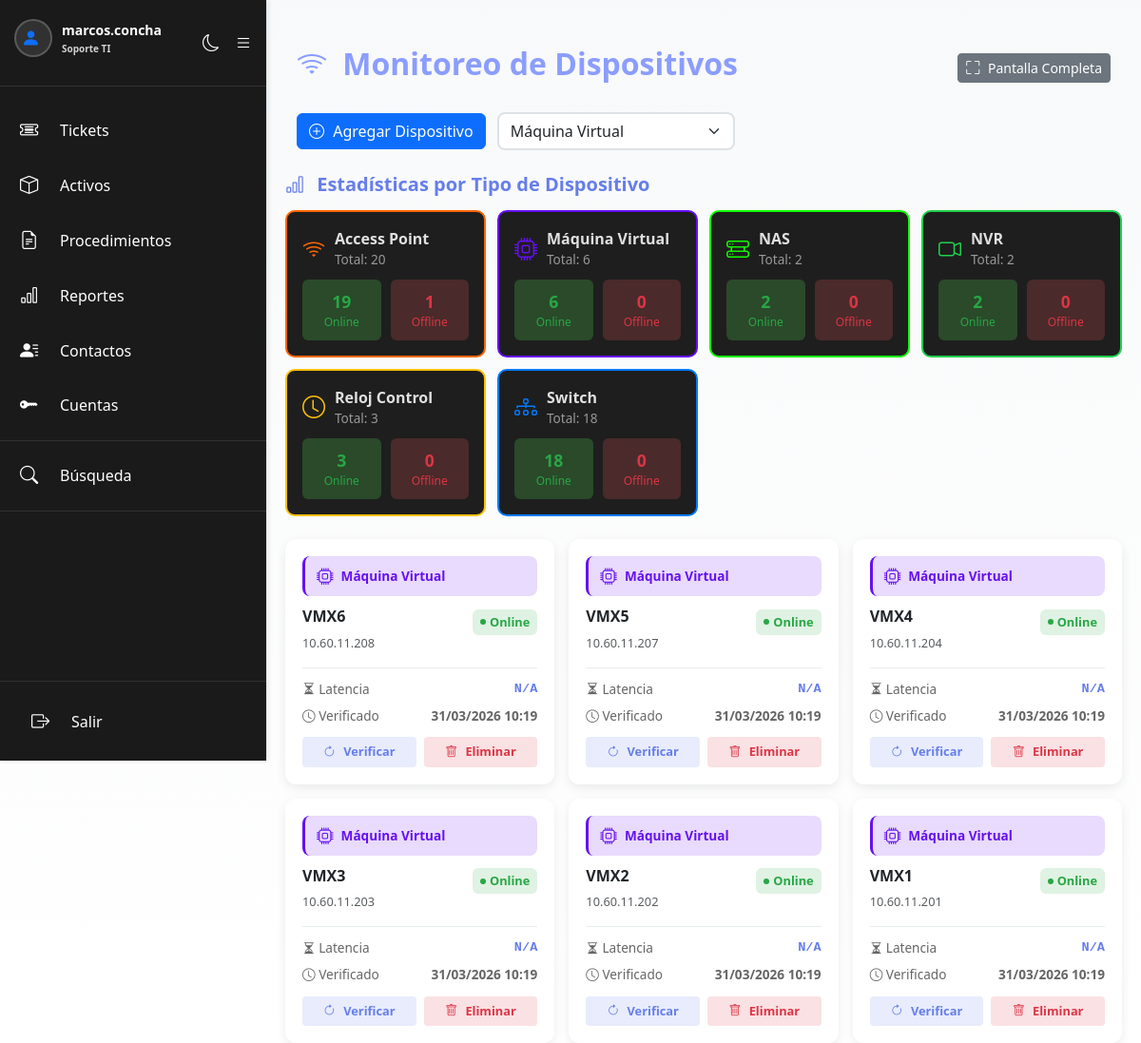
The app's page /monitoreo.php?tipo=5 (signed in), older data.
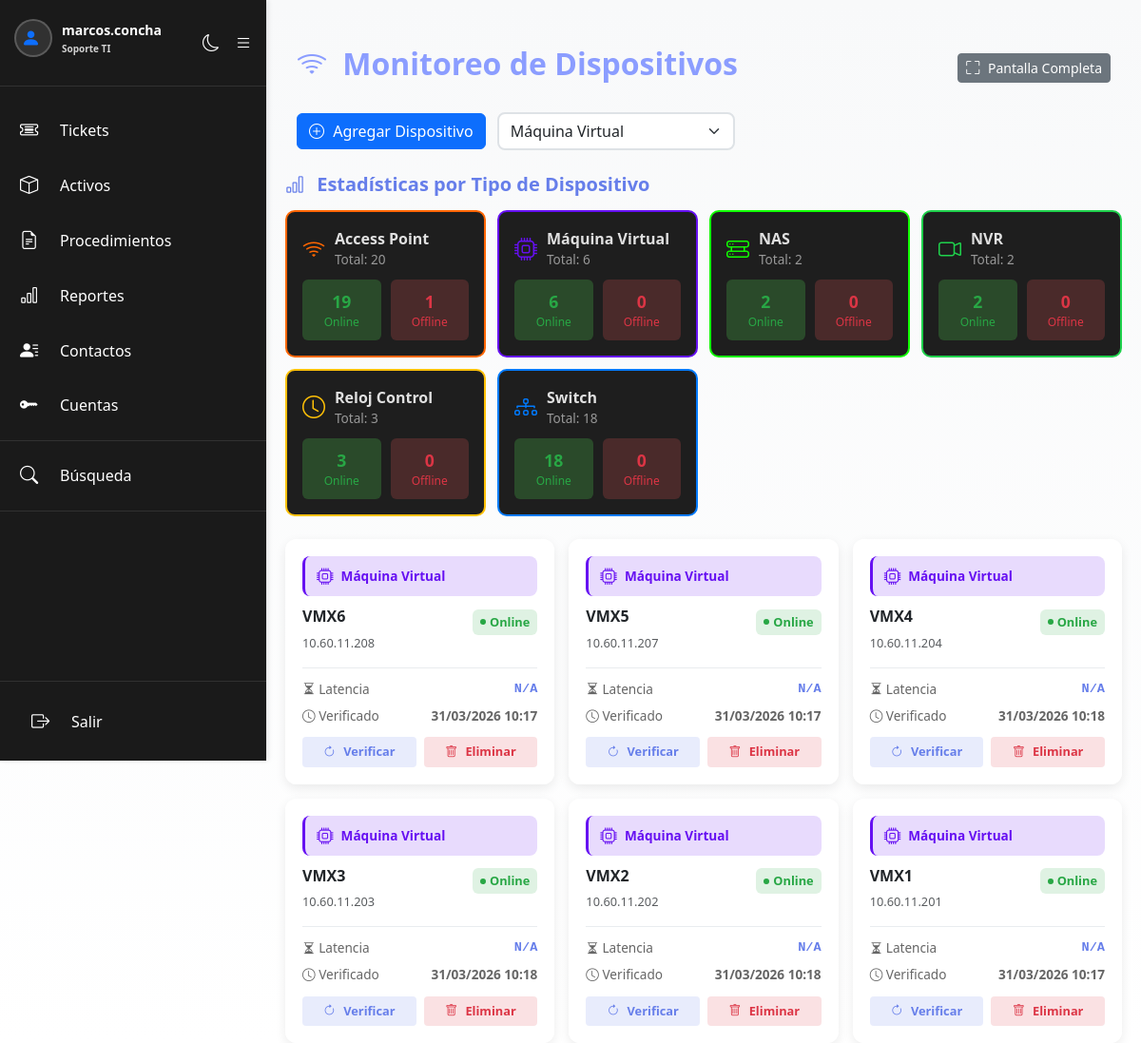
The same page, newer data.
### tables this page shows
CREATE TABLE `dispositivos_monitoreo` (
  `id` int NOT NULL AUTO_INCREMENT,
  `ip` varchar(15) NOT NULL,
  `nombre` varchar(255) NOT NULL,
  `descripcion` text,
  `tipo_dispositivo_id` int DEFAULT NULL,
  `estado` varchar(50) DEFAULT 'desconocido',
  `fecha_ultima_verificacion` timestamp NULL DEFAULT NULL,
  `fecha_creacion` timestamp NOT NULL DEFAULT CURRENT_TIMESTAMP,
  `usuario_creador` int NOT NULL,
  `activo` tinyint DEFAULT '1',
  PRIMARY KEY (`id`),
  UNIQUE KEY `ip` (`ip`),
  KEY `usuario_creador` (`usuario_creador`),
  KEY `fk_tipo_dispositivo` (`tipo_dispositivo_id`),
  CONSTRAINT `dispositivos_monitoreo_ibfk_1` FOREIGN KEY (`usuario_creador`) REFERENCES `users` (`id`) ON DELETE CASCADE,
  CONSTRAINT `fk_tipo_dispositivo` FOREIGN KEY (`tipo_dispositivo_id`) REFERENCES `tipos_dispositivos` (`id`) ON DELETE SET NULL
);

CREATE TABLE `tipos_dispositivos` (
  `id` int NOT NULL AUTO_INCREMENT,
  `nombre` varchar(100) NOT NULL,
  `color` varchar(7) NOT NULL DEFAULT '#6c757d',
  `icono` varchar(50) NOT NULL DEFAULT 'bi-device-hdd',
  `fecha_creacion` timestamp NOT NULL DEFAULT CURRENT_TIMESTAMP,
  PRIMARY KEY (`id`),
  UNIQUE KEY `nombre` (`nombre`)
);

### monitoreo.php (the view, shortened to what the changed rows need)
<?php
require_once 'includes/config.php';
$dispositivos = [];
$filtro_tipo = isset($_GET['tipo']) && !empty($_GET['tipo']) ? (int)$_GET['tipo'] : null;
try {
    $query = "
        SELECT d.*, u.username as usuario_nombre, t.nombre as tipo_nombre, t.color, t.icono
        FROM dispositivos_monitoreo d
        JOIN users u ON d.usuario_creador = u.id
        LEFT JOIN tipos_dispositivos t ON d.tipo_dispositivo_id = t.id
        WHERE d.activo = 1
    ";
    $params = [];
    if ($filtro_tipo) {
        $query .= " AND d.tipo_dispositivo_id = ?";
        $params[] = $filtro_tipo;
    }
    $query .= " ORDER BY d.fecha_creacion DESC";
    $stmt = $conexion->prepare($query);
    $stmt->execute($params);
    $dispositivos = $stmt->fetchAll(PDO::FETCH_ASSOC);
} catch (PDOException $e) {
    $error = "Error al obtener dispositivos: " . $e->getMessage();
}
$fullscreen = isset($_GET['fullscreen']) && $_GET['fullscreen'] === '1';
?>
<!DOCTYPE html>
<html lang="es" id="htmlRoot">
<head>
    <link href="https://cdn.jsdelivr.net/npm/bootstrap@5.3.8/dist/css/bootstrap.min.css" rel="stylesheet">
    <link rel="stylesheet" href="https://cdn.jsdelivr.net/npm/bootstrap-icons@1.11.3/font/bootstrap-icons.min.css">
    <link href="css/dark-mode.css" rel="stylesheet">
</head>
<body
<?php echo $fullscreen ? 'class="fullscreen-mode"' : ''; ?>>
    <?php if (!$fullscreen): ?>
    <?php include 'includes/sidebar.php'; ?>
    <?php endif; ?>
    <div class="container mt-5">
        <div class="row mb-4">
            <div class="col-12">
                <div style="display: flex; justify-content: space-between; align-items: center;">
                    <h1><i class="bi bi-wifi"></i> Monitoreo de Dispositivos</h1>
                </div>
            </div>
        </div>
        <?php if (empty($dispositivos)): ?>
            <div class="alert alert-info">
                <i class="bi bi-info-circle"></i> No hay dispositivos siendo monitoreados.
                <button class="btn btn-sm btn-info ms-2" data-bs-toggle="modal" data-bs-target="#modalAgregar">
                    Agregar el primero
                </button>
            </div>
        <?php else: ?>
            <div style="display: grid; grid-template-columns: repeat(auto-fill, minmax(280px, 1fr)); gap: 15px;" id="containerDispositivos">
                <?php foreach ($dispositivos as $dispositivo): ?>
                    <div class="card dispositivo-card h-100" id="device-<?php echo $dispositivo["id"]; ?>" style="border: none; box-shadow: 0 4px 12px rgba(0,0,0,0.08); border-radius: 12px; cursor: pointer;" onclick="abrirEditarDispositivo(<?php echo htmlspecialchars(json_encode($dispositivo), ENT_QUOTES, 'UTF-8'); ?>)">
                        <div class="card-body" style="padding: 18px;">
                            <?php if ($dispositivo['tipo_nombre']): ?>
                            <div style="display: flex; align-items: center; gap: 8px; margin-bottom: 12px; background: color-mix(in srgb, <?php echo htmlspecialchars($dispositivo['color']); ?> 15%, transparent); padding: 8px 12px; border-radius: 8px; border-left: 3px solid <?php echo htmlspecialchars($dispositivo['color']); ?>;">
                                <i class="bi <?php echo htmlspecialchars($dispositivo['icono']); ?>" style="font-size: 1.1rem; color: <?php echo htmlspecialchars($dispositivo['color']); ?>;"></i>
                                <span style="font-size: 0.85rem; font-weight: 600; color: <?php echo htmlspecialchars($dispositivo['color']); ?>;">
                                    <?php echo htmlspecialchars($dispositivo['tipo_nombre']); ?>
                                </span>
                            </div>
                            <?php endif; ?>
                            <div style="display: flex; justify-content: space-between; align-items: start; margin-bottom: 15px;">
                                <div style="flex: 1;">
                                    <h5 class="card-title mb-1" style="font-size: 1rem; font-weight: 700;"><?php echo htmlspecialchars($dispositivo["nombre"]); ?></h5>
                                    <small class="text-muted" style="font-size: 0.8rem;"><?php echo htmlspecialchars($dispositivo["ip"]); ?></small>
                                </div>
                                <div id="status-<?php echo $dispositivo["id"]; ?>" data-estado="<?php echo $estado; ?>" style="min-width: 80px; text-align: right;">
                                    <?php
                                    $estado = $dispositivo["estado"];
                                    if ($estado === "online") {
                                        echo '<span style="display: inline-flex; align-items: center; gap: 4px; background: rgba(40, 167, 69, 0.15); color: #28a745; padding: 4px 8px; border-radius: 6px; font-size: 0.8rem; font-weight: 600;"><span style="width: 6px; height: 6px; background: #28a745; border-radius: 50%; animation: pulse 2s infinite;"></span>Online</span>';
                                    } else {
                                        echo '<span style="display: inline-flex; align-items: center; gap: 4px; background: rgba(108, 117, 125, 0.15); color: #666; padding: 4px 8px; border-radius: 6px; font-size: 0.8rem; font-weight: 600;"><span class="spinner-border spinner-border-sm" style="width: 6px; height: 6px;"></span>...</span>';
                                    }
                                    ?>
                                </div>
                            </div>
                            <div style="border-top: 1px solid #e9ecef; padding-top: 12px; margin-bottom: 12px;">
                                <div style="display: flex; justify-content: space-between; margin-bottom: 8px;">
                                    <span style="font-size: 0.85rem; color: #666;"><i class="bi bi-hourglass-split"></i> Latencia</span>
                                    <span style="font-size: 0.85rem; font-weight: 600; color: #667eea; font-family: 'Courier New', monospace;" id="latencia-<?php echo $dispositivo["id"]; ?>">N/A</span>
                                </div>
                                <div style="display: flex; justify-content: space-between;">
                                    <span style="font-size: 0.85rem; color: #666;"><i class="bi bi-clock"></i> Verificado</span>
                                    <span style="font-size: 0.85rem; font-weight: 600; color: #666;" id="fecha-<?php echo $dispositivo["id"]; ?>">
                                        <?php
                                        if ($dispositivo["fecha_ultima_verificacion"]) {
                                            $fecha = new DateTime($dispositivo["fecha_ultima_verificacion"]);
                                            echo $fecha->format('d/m/Y H:i');
                                        } else {
                                            echo "Nunca";
                                        }
                                        ?>
                                    </span>
                                </div>
                            </div>
                            <div style="display: flex; gap: 8px;">
                                <button type="button" class="btn btn-sm" style="flex: 1; background: rgba(102, 126, 234, 0.15); color: #667eea; border: none; font-size: 0.8rem; font-weight: 600; padding: 6px;" onclick="event.stopPropagation(); verificarAhora(<?php echo $dispositivo['id']; ?>)">
                                    <i class="bi bi-arrow-clockwise"></i> Verificar
                                </button>
                                <button type="button" class="btn btn-sm" style="flex: 1; background: rgba(220, 53, 69, 0.15); color: #dc3545; border: none; font-size: 0.8rem; font-weight: 600; padding: 6px;" onclick="event.stopPropagation(); confirmarEliminar(<?php echo $dispositivo['id']; ?>)">
                                    <i class="bi bi-trash"></i> Eliminar
                                </button>
                            </div>
                        </div>
                    </div>
                <?php endforeach; ?>
            </div>
        <?php endif; ?>
    </div>
</body>
</html>

Row changes from the older to the newer data that the page shows:
changed dispositivos_monitoreo "VMX6": fecha_ultima_verificacion "31/03/2026 10:19" → "31/03/2026 10:17"
changed dispositivos_monitoreo "VMX5": fecha_ultima_verificacion "31/03/2026 10:19" → "31/03/2026 10:17"
changed dispositivos_monitoreo "VMX4": fecha_ultima_verificacion "31/03/2026 10:19" → "31/03/2026 10:18"
changed dispositivos_monitoreo "VMX3": fecha_ultima_verificacion "31/03/2026 10:19" → "31/03/2026 10:18"
changed dispositivos_monitoreo "VMX2": fecha_ultima_verificacion "31/03/2026 10:19" → "31/03/2026 10:18"
changed dispositivos_monitoreo "VMX1": fecha_ultima_verificacion "31/03/2026 10:19" → "31/03/2026 10:17"
